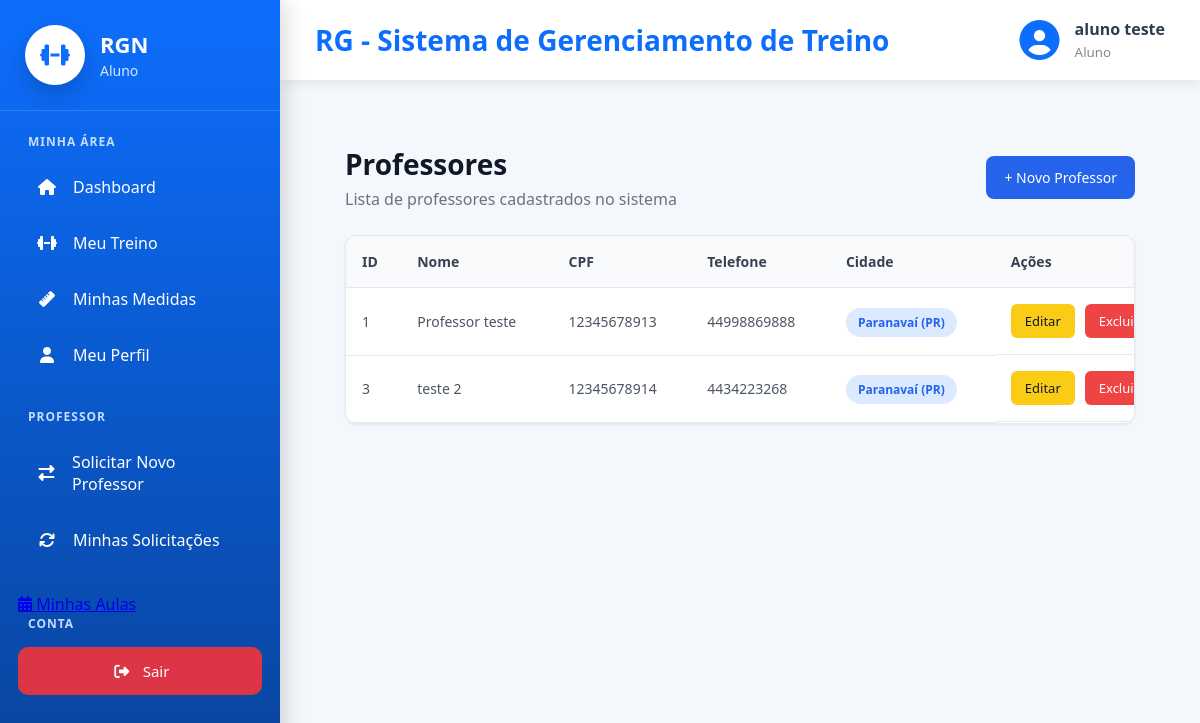
/cadastros/listar/professor/ (signed in), run on the app's committed database.
### cadastros/models.py (models this page shows, shortened)
class Auditoria(models.Model):
    cadastrado_em = models.DateTimeField(auto_now_add=True, verbose_name="Cadastrado em")
    atualizado_em = models.DateTimeField(auto_now=True, verbose_name="Atualizado em")
    class Meta:
        abstract = True

class Pessoa(Auditoria):
    TIPO_CHOICES = [
        ('ALUNO', 'Aluno'),
        ('PROFESSOR', 'Professor')
    ]
    SEXO_CHOICES = [
        ('M', 'Masculino'),
        ('F', 'Feminino'),
        ('O', 'Outro'),
    ]
    NIVEL_CHOICES = [
        (1, 'Iniciante'),
        (2, 'Intermediário'),
        (3, 'Avançado'),
    ]
    tipo = models.CharField(max_length=20, choices=TIPO_CHOICES, verbose_name="Tipo de Pessoa")
    nome = models.CharField(max_length=50, verbose_name="Nome")
    idade = models.IntegerField(verbose_name="Idade", null=True, blank=True)
    cpf = models.CharField(max_length=11, unique=True, verbose_name="CPF")
    telefone = models.CharField(max_length=15, verbose_name="Telefone")
    objetivo = models.TextField(verbose_name="Objetivo", null=True, blank=True)
    sexo = models.CharField(max_length=20, choices=SEXO_CHOICES, verbose_name="Sexo", null=True, blank=True)
    nivel = models.IntegerField(choices=NIVEL_CHOICES, verbose_name="Nível", null=True, blank=True)
    cidade = models.ForeignKey(Cidade, on_delete=models.PROTECT)
    professor = models.ForeignKey("self", on_delete=models.PROTECT, related_name="alunos", limit_choices_to={"tipo": "PROFESSOR"}, null=True, blank=True)
    usuario = models.OneToOneField("auth.User", on_delete=models.CASCADE, related_name="pessoa_usuario")

class Cidade(Auditoria):
    nome = models.CharField(max_length=50, verbose_name="Nome da Cidade")
    estado = models.ForeignKey(Estado, on_delete=models.PROTECT)
    def __str__(self):
        return "{} ({})".format(self.nome, self.estado.sigla)

class Estado(Auditoria):
    nome = models.CharField(max_length=50, verbose_name="Nome do Estado")
    sigla = models.CharField(max_length=2, verbose_name="Sigla")

### cadastros/views.py (the view)
# urls.py: path('listar/professor/', ProfessorList.as_view(), name="listar-professor"),
class ProfessorList(LoginRequiredMixin, GroupRequiredMixin, ListView):
    login_url = reverse_lazy('login')
    model = Pessoa
    template_name = "cadastros/listar_professores.html"
    group_required = ["Administrador"]
    def get_queryset(self):
        return Pessoa.objects.filter(
            tipo="PROFESSOR"
        )

### cadastros/templates/cadastros/listar_professores.html
{% extends 'modelo.html' %}
{% load static %}
{% block css %}
<link rel="stylesheet" href="{% static 'css/cadastros/listar_professores.css' %}">
<link rel="stylesheet" href="{% static 'css/paginas/modelo.css' %}">
{% endblock %}
{% block main %}
<div class="list-container">
    <div class="list-header">
        <div>
            <h2>Professores</h2>
            <p>Lista de professores cadastrados no sistema</p>
        </div>
        <a href="{% url 'cadastrar-professor' %}" class="btn-novo">
            + Novo Professor
        </a>
    </div>
    <div class="table-container">
        <table class="table-list">
            <thead>
                <tr>
                    <th>ID</th>
                    <th>Nome</th>
                    <th>CPF</th>
                    <th>Telefone</th>
                    <th>Cidade</th>
                    <th>Ações</th>
                </tr>
            </thead>
            <tbody>
                {% for professor in object_list %}
                <tr>
                    <td>{{ professor.id }}</td>
                    <td>{{ professor.nome }}</td>
                    <td>{{ professor.cpf }}</td>
                    <td>{{ professor.telefone }}</td>
                    <td><span class="badge">{{ professor.cidade }}</span></td>
                    <td class="acoes">
                        <a href="{% url 'editar-professor' professor.id %}" class="btn-editar">Editar</a>
                        <a href="{% url 'excluir-professor' professor.id %}" class="btn-deletar">Excluir</a>
                    </td>
                </tr>
                {% empty %}
                <tr>
                    <td colspan="6" class="sem-registro">Nenhum professor cadastrado.</td>
                </tr>
                {% endfor %}
            </tbody>
        </table>
    </div>
</div>
{% endblock %}

### paginas/templates/modelo.html (shortened to what this page needs)
{% load static %}
<!DOCTYPE html>
<html lang="pt-br">
<head>
    <link rel="stylesheet" href="{% static 'css/paginas/modelo.css' %}">
    <link rel="stylesheet" href="{% static 'css/paginas/menu.css' %}">
    <link rel="stylesheet" href="{% static 'css/paginas/dashboard/dashboard_admin.css' %}">
    <link rel="stylesheet" href="{% static 'css/paginas/dashboard/dashboard_aluno.css' %}">
    <link rel="stylesheet" href="{% static 'css/paginas/dashboard/dashboard_professor.css' %}">
    <link rel="stylesheet"
          href="https://cdnjs.cloudflare.com/ajax/libs/font-awesome/6.7.2/css/all.min.css">
    {% block css %}
    {% endblock %}
</head>
<body>
<div class="layout">
    {% if request.user.is_authenticated %}
        {% if is_admin %}
            {% include 'menus/menu_admin.html' %}
        {% elif is_professor %}
            {% include 'menus/menu_professor.html' %}
        {% elif is_aluno %}
            {% include 'menus/menu_aluno.html' %}
        {% endif %}
    {% endif %}
    <div class="main-area">
        <header class="topbar">
            <div class="titulo">
                <h2>
                    {% block titulo %}
                        RG - Sistema de Gerenciamento de Treino
                    {% endblock %}
                </h2>
            </div>
            {% if request.user.is_authenticated %}
            <div class="usuario">
                <i class="fas fa-circle-user"></i>
                <div>
                    <strong>
                        {{ request.user.pessoa_usuario.nome }}
                    </strong>
                    <small>
                        {% if is_admin %}
                            Administrador
                        {% elif is_professor %}
                            Professor
                        {% elif is_aluno %}
                            Aluno
                        {% endif %}
                    </small>
                </div>
            </div>
            {% endif %}
        </header>
        <main class="conteudo">
            {% block main %}
            {% endblock %}
        </main>
    </div>
</div>
</body>
</html>

### static/css/paginas/modelo.css (style rules this page uses)
* { margin:0; padding:0; box-sizing:border-box; font-family:"Segoe UI",sans-serif; }
body { background:#f4f7fb; color:#2c3e50; }
.layout { display:flex; min-height:100vh; }
.main-area { margin-left:280px; width:calc(100% - 280px); display:flex; flex-direction:column; }
.topbar { height:80px; background:white; display:flex; justify-content:space-between; align-items:center; padding:0 35px; box-shadow:0 3px 12px rgba(0,0,0,.08); }
.titulo h2 { color:#0d6efd; font-size:28px; }
.usuario { display:flex; align-items:center; gap:15px; }
.usuario i { font-size:40px; color:#0d6efd; }
.usuario strong { display:block; font-size:16px; }
.usuario small { color:#888; }
.conteudo { flex:1; padding:35px; }

### static/css/paginas/menu.css (style rules this page uses)
.badge { background: #dc3545; color: white; font-size: 11px; font-weight: 700; padding: 2px 7px; border-radius: 10px; margin-left: auto; }

### static/css/paginas/dashboard/dashboard_admin.css (style rules this page uses)
* { margin:0; padding:0; box-sizing:border-box; }

### static/css/cadastros/listar_professores.css (style rules this page uses)
.list-container { padding: 30px; }
.list-header { display: flex; align-items: center; justify-content: space-between; margin-bottom: 25px; }
.list-header h2 { font-size: 28px; color: #111827; margin-bottom: 5px; }
.list-header p { color: #6b7280; }
.btn-novo { background: #2563eb; color: #fff; padding: 12px 18px; border-radius: 8px; text-decoration: none; font-size: 14px; font-weight: 500; }
.table-container { background: #fff; border-radius: 12px; overflow-x: auto; border: 1px solid #e5e7eb; box-shadow: 0 1px 3px rgba(0,0,0,0.08); }
.table-list { width: 100%; border-collapse: collapse; min-width: 850px; }
.table-list thead { background: #f9fafb; }
.table-list th, .table-list td { padding: 16px; text-align: left; font-size: 14px; border-bottom: 1px solid #e5e7eb; }
.table-list th { color: #374151; }
.table-list td { color: #4b5563; }
.badge { background: #dbeafe; color: #2563eb; padding: 6px 12px; border-radius: 20px; font-size: 12px; font-weight: 600; }
.acoes { display: flex; gap: 10px; }
.btn-editar, .btn-deletar { padding: 8px 14px; border-radius: 6px; text-decoration: none; font-size: 13px; }
.btn-editar { background: #facc15; color: #111827; }
.btn-deletar { background: #ef4444; color: #fff; }

### data on the page
Pessoa: id "1", nome "Professor teste", cpf "12345678913", telefone "44998869888", cidade "Paranavaí (PR)"
Pessoa: id "3", nome "teste 2", cpf "12345678914", telefone "4434223268", cidade "Paranavaí (PR)"

### other printed values
{{ request.user.pessoa_usuario.nome }} "aluno teste"
